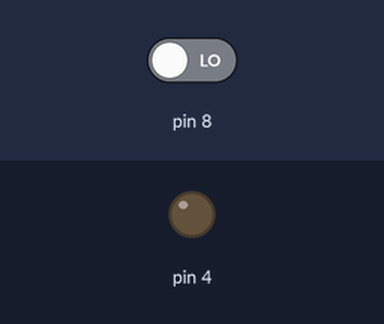
The sketch below on a simulated Arduino Uno, built with avr-gcc and run on an emulated ATmega328P. Parts: output pins drawn as LEDs (lit = HIGH). Inputs (shaded band) come from the test bench; at power-on: pin 8 LOW.

Above: at 1.2 s.
1.3 s: pin 8 driven HIGH
At 1.6 s:
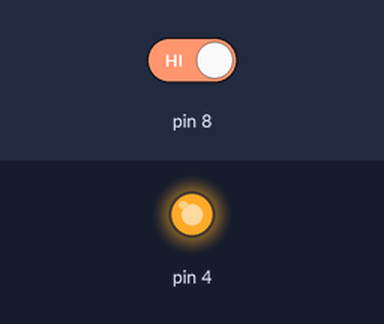
Timing chart, 0 to 4.3 s (numbered marks = the images above; inputs shaded):
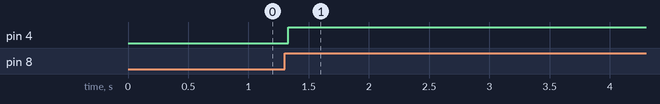

Measured:
- after the input at 1.3 s, pin 4: LOW → HIGH at once

The sketch:

Led_con_push_de_dos_pasos.ino
```cpp
int estado = 0;
int estadoAnterior = 0;
int salida = 0;

void setup() {
 pinMode(8, INPUT);
 pinMode(4, OUTPUT);
}

void loop() {
   estado = digitalRead(8);

  if((estado == HIGH) && (estadoAnterior == LOW)) {
    salida = 1 - salida;
    delay (30);
   }

   estadoAnterior = estado;

 if(salida == 1) {
      digitalWrite(4 , HIGH);
}
  else {
    digitalWrite (4 , LOW);
}
}
```
